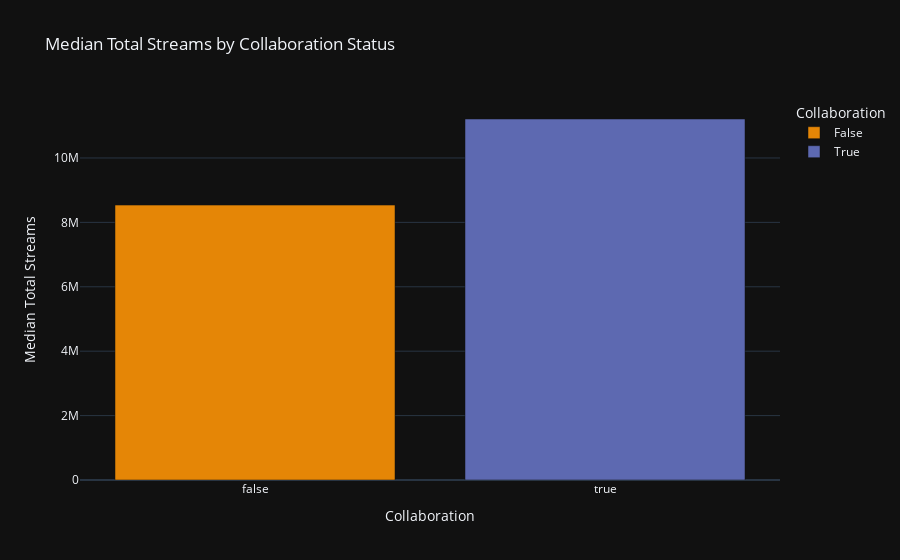

Notebook cell for this chart:
### Code cell
import plotly.express as px

median_streams = df.groupby('is_colab')['total_streams'].median().reset_index()

fig = px.bar(
    median_streams,
    x='is_colab',
    y='total_streams',
    title="Median Total Streams by Collaboration Status",
    labels={'is_colab': 'Collaboration', 'total_streams': 'Median Total Streams'},
    color='is_colab', 
    color_discrete_sequence=px.colors.qualitative.Vivid
)

fig.update_layout(
    xaxis_title="Collaboration",
    yaxis_title="Median Total Streams",
    template="plotly_dark"
)

fig.show()

### Figure 1 — Plotly figure (JSON) as saved in the notebook; plotly's stock layout.template omitted (floating-point values rounded to 4 significant figures)
{"data": [{"alignmentgroup": "True", "hovertemplate": "Collaboration=%{x}<br>Median Total Streams=%{y}<extra></extra>", "legendgroup": "False", "marker": {"color": "rgb(229, 134, 6)", "pattern": {"shape": ""}}, "name": "False", "offsetgroup": "False", "orientation": "v", "showlegend": true, "textposition": "auto", "type": "bar", "x": [false], "xaxis": "x", "y": [8536698], "yaxis": "y"}, {"alignmentgroup": "True", "hovertemplate": "Collaboration=%{x}<br>Median Total Streams=%{y}<extra></extra>", "legendgroup": "True", "marker": {"color": "rgb(93, 105, 177)", "pattern": {"shape": ""}}, "name": "True", "offsetgroup": "True", "orientation": "v", "showlegend": true, "textposition": "auto", "type": "bar", "x": [true], "xaxis": "x", "y": [11210438], "yaxis": "y"}], "layout": {"barmode": "relative", "legend": {"title": {"text": "Collaboration"}, "tracegroupgap": 0}, "title": {"text": "Median Total Streams by Collaboration Status"}, "xaxis": {"anchor": "y", "categoryarray": [false, true], "categoryorder": "array", "domain": [0, 1], "title": {"text": "Collaboration"}}, "yaxis": {"anchor": "x", "domain": [0, 1], "title": {"text": "Median Total Streams"}}}}
